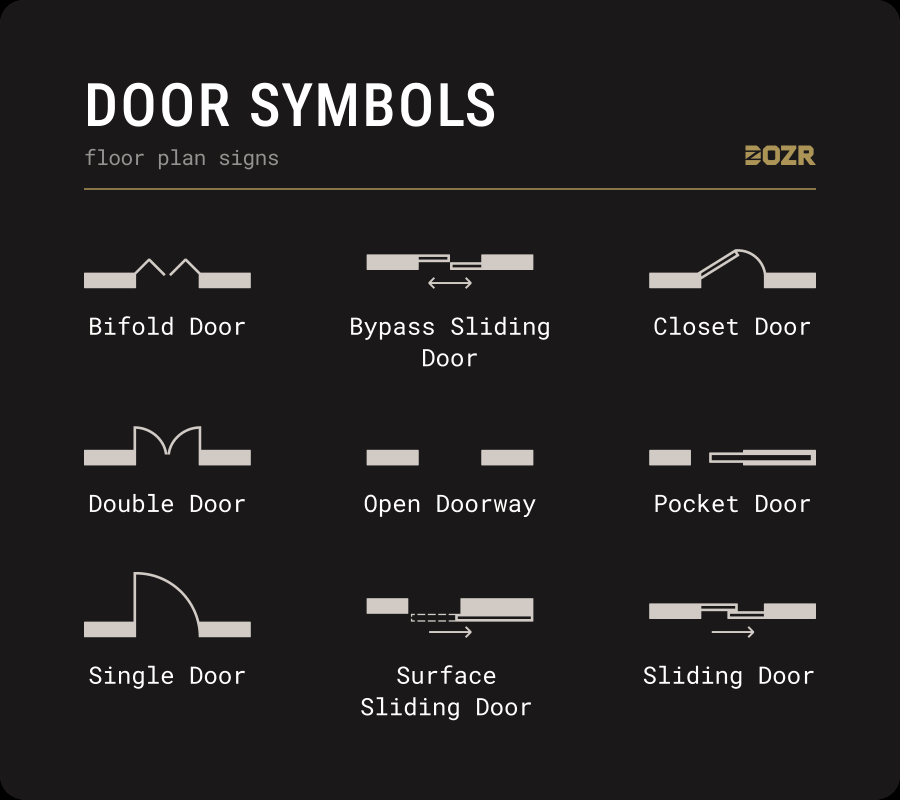
#> input picture frontend/src/assets/Door reference.webp, 1800 x 1599 px (shown at 1/2 size)
$ python -i local_words.py   (imports and definitions only)
#> lines starting #> are read from the running program, lines starting #| are printed output that depends on the picture; after the words box and inside, x2 and y2 are one past the last pixel; in counts of white or black regions, pixels touching at a corner belong together
"""Bounded, offline text recognition. Coordinates always return to source pixels."""
import csv
import io
import json
import math
import os
from pathlib import Path
import shutil
import subprocess
import time
from tempfile import TemporaryDirectory
import cv2
from PIL import Image

VERSION='local-dimension-ocr-v1'


def _views(rgb):
    height,width=rgb.shape[:2]
#> height = 1599; width = 1800
    scale=min(3.,2200/max(width,height))
#> scale = 1.22
    views=[(cv2.resize(rgb,None,fx=scale,fy=scale,interpolation=cv2.INTER_CUBIC),0,0,scale)]
    # Ruling lines frequently join dimension digits into one unreadable block.
    # This derivative is OCR-only; detector inputs and originals remain intact.
    gray=cv2.cvtColor(rgb,cv2.COLOR_RGB2GRAY)
    ink=cv2.adaptiveThreshold(gray,255,cv2.ADAPTIVE_THRESH_GAUSSIAN_C,cv2.THRESH_BINARY_INV,31,11)
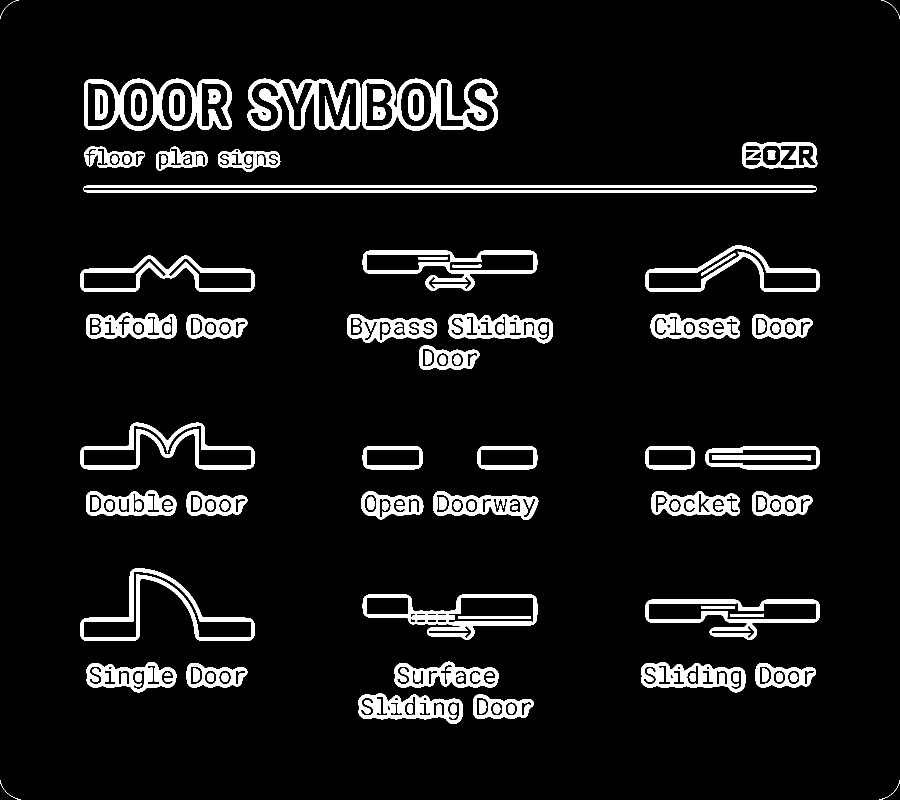
#> ink: shape (1599, 1800) (shown at 1/2 size); 7.7% white; 124 white regions (2 under 20 px), largest, box (x1, y1, x2, y2) and area: (166, 371, 1634, 385) 14632, (724, 157, 996, 261) 10153, (495, 157, 721, 261) 10086
    horizontal=cv2.morphologyEx(ink,cv2.MORPH_OPEN,cv2.getStructuringElement(cv2.MORPH_RECT,(max(40,width//18),1)))
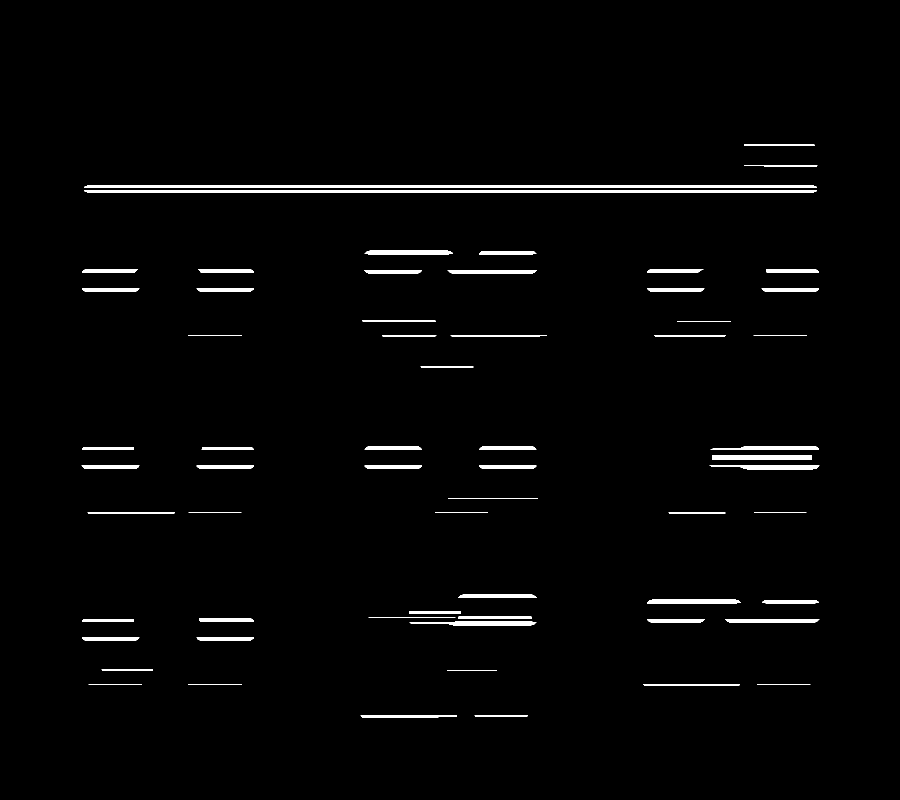
#> horizontal: shape (1599, 1800) (shown at 1/2 size); 1.8% white; 62 white regions, largest, box (x1, y1, x2, y2) and area: (168, 371, 1634, 376) 7308, (168, 380, 1634, 385) 7308, (1425, 910, 1623, 920) 1980
    vertical=cv2.morphologyEx(ink,cv2.MORPH_OPEN,cv2.getStructuringElement(cv2.MORPH_RECT,(1,max(40,height//18))))
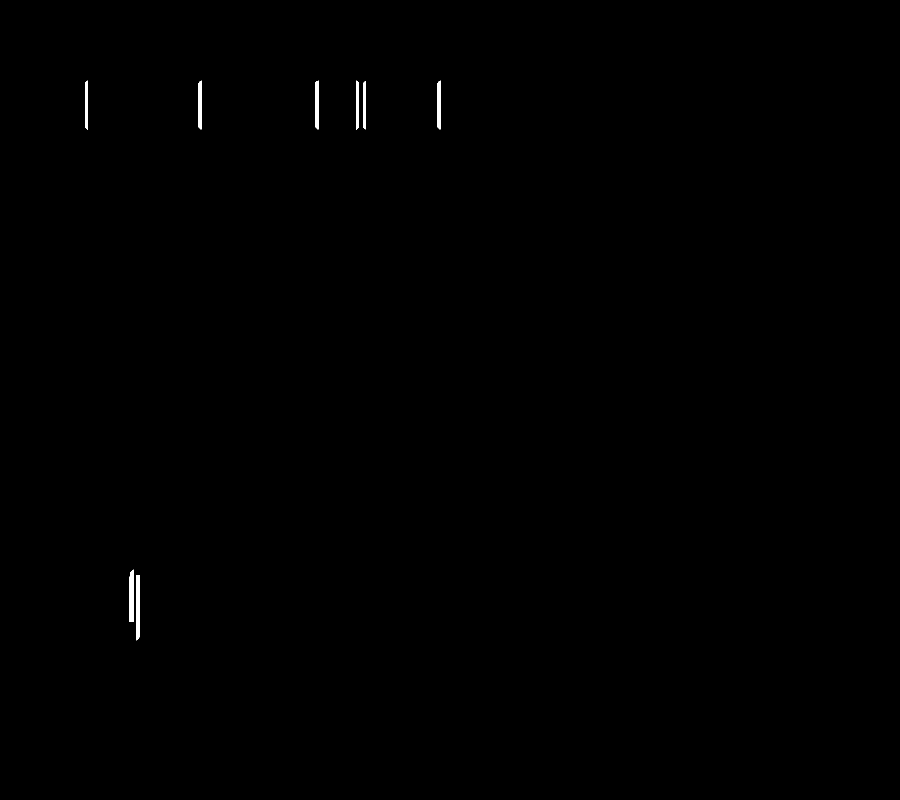
#> vertical: shape (1599, 1800) (shown at 1/2 size); 0.18% white; 8 white regions, largest, box (x1, y1, x2, y2) and area: (272, 1150, 280, 1281) 1014, (259, 1139, 267, 1244) 803, (630, 161, 637, 259) 658
    clean=255-cv2.subtract(ink,cv2.bitwise_or(horizontal,vertical))
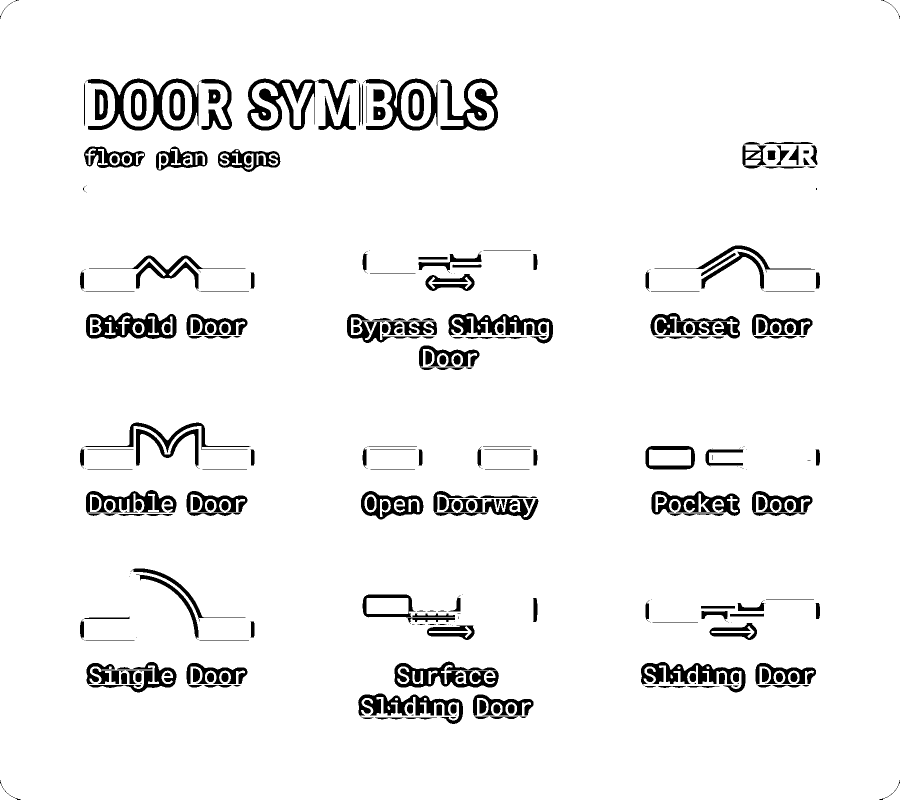
#> clean: shape (1599, 1800) (shown at 1/2 size); 94.3% white; 333 black regions (91 under 20 px)
    views.append((cv2.cvtColor(cv2.resize(clean,None,fx=scale,fy=scale,interpolation=cv2.INTER_CUBIC),cv2.COLOR_GRAY2RGB),0,0,scale))
    blocks,_=cv2.findContours(cv2.dilate(255-clean,cv2.getStructuringElement(cv2.MORPH_RECT,(5,1))),cv2.RETR_EXTERNAL,cv2.CHAIN_APPROX_SIMPLE)
#> blocks = 121 contours, 27 with area under 20; largest, box (x1, y1, x2, y2) and area: (169, 157, 399, 261) 15762, (493, 157, 719, 261) 12596, (724, 157, 877, 261) 9103, (170, 625, 355, 678) 8028, (787, 1323, 1000, 1375) 7882
    patches=[]
    for contour in blocks:
        x,y,w,h=cv2.boundingRect(contour)
        if 7<=h<=60 and 1.3<=w/h<=14 and w<=240:
            patches.append((x,y,w,h))
#> this loop made 121 passes
#> (x, y, w, h) on passes 1, 2, 3, 4, 5, 6, 7, 8, 9, 10, 11, 13: (1757, 1560, 43, 39), (0, 1560, 43, 39), (908, 1429, 7, 2), (944, 1389, 125, 49), (714, 1387, 214, 61), (1473, 1366, 7, 2), (1509, 1326, 125, 49), (371, 1326, 126, 49), (1280, 1324, 213, 61), (171, 1324, 184, 61), (787, 1323, 213, 52), (852, 1251, 99, 29)
#> (contour, x, y, w, h) on passes 12, 17, 18, 21, 24, 26: ([[270, 1274], [274, 1274]], 270, 1274, 5, 1), ([[1461, 1245], [1465, 1245]], 1461, 1245, 5, 1), ([[907, 1243], [911, 1243]], 907, 1243, 5, 1), ([[914, 1233], [914, 1237], [918, 1237], [918, 1233]], 914, 1233, 5, 5), ([[913, 1227], [922, 1227]], 913, 1227, 10, 1), ([[1400, 1212], [1400, 1216], [1471, 1216], [1471, 1212]], 1400, 1212, 72, 5)
#> after the loop, patches = 39 items, first 6: (944, 1389, 125, 49), (1509, 1326, 125, 49), (371, 1326, 126, 49), (787, 1323, 213, 52), (852, 1251, 99, 29), (1417, 1246, 99, 34)
    for x,y,w,h in sorted(patches,key=lambda box:(box[1],box[0]))[:24]:
        left,top=max(0,x-5),max(0,y-5)
        crop=rgb[top:min(height,y+h+5),left:min(width,x+w+5)]
        factor=min(3.,2200/max(crop.shape[:2]))
        large=cv2.resize(crop,None,fx=factor,fy=factor,interpolation=cv2.INTER_CUBIC)
        large=cv2.copyMakeBorder(large,24,24,24,24,cv2.BORDER_CONSTANT,value=(255,255,255))
        views.append((large,left-24/factor,top-24/factor,factor))
#> this loop made 24 passes
#> (x, y, w, h, left, top) on passes 1 to 12: (1760, 0, 38, 26, 1755, 0), (1483, 284, 151, 53, 1478, 279), (166, 293, 126, 43, 161, 288), (310, 293, 107, 48, 305, 288), (434, 298, 129, 46, 429, 293), (723, 501, 110, 47, 718, 496), (835, 501, 229, 46, 830, 496), (1400, 506, 74, 46, 1395, 501), (158, 538, 113, 46, 153, 533), (1289, 538, 112, 46, 1284, 533), (849, 548, 102, 34, 844, 543), (170, 625, 185, 53, 165, 620)
#> pass 1, in _views, `crop=rgb[top:min(height,y+h+5),left:min(width,x+w+5)]`:
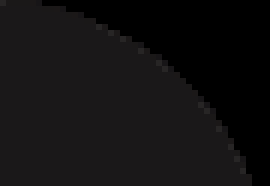
#> crop: shape (31, 45, 3) (shown 6 times larger); mean R, G, B 17.7, 16.4, 17
#> pass 1, in _views, `large=cv2.copyMakeBorder(large,24,24,24,24,cv2.BORDER_CONSTANT,value=(..`:
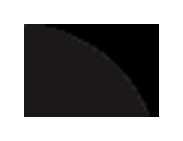
#> large: shape (141, 183, 3); mean R, G, B 139.6, 138.9, 139.2
#> after the loop:
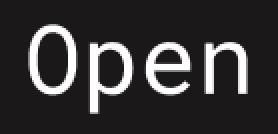
#> crop: shape (67, 139, 3) (shown 2 times larger); mean R, G, B 55.9, 54, 54.8
#> after the loop, views = 26 items
    if max(width,height)>2200:
        # Cover large sheets at useful text resolution, with a fixed work bound.
        edge=max(1400,math.ceil(math.sqrt(width*height/8)))
        for y in range(0,height,edge-120):
            for x in range(0,width,edge-120):
                crop=rgb[y:min(height,y+edge),x:min(width,x+edge)]
                factor=min(1.,2200/max(crop.shape[:2]))
                views.append((cv2.resize(crop,None,fx=factor,fy=factor),x,y,factor))
                if len(views)>=41:return views
    return views


# [47 lines left out: function _recognize_words, not called in this run]


def recognize_words(rgb,*,max_items=2000):
    try:return _recognize_words(rgb,max_items=max_items)
    except (OSError,ValueError,cv2.error,subprocess.SubprocessError):return ()

>>> import cv2
>>> picture = cv2.cvtColor(cv2.imread('../../../../frontend/src/assets/Door reference.webp'), cv2.COLOR_BGR2RGB)
>>> result = _views(picture)
#> result = 26 items
